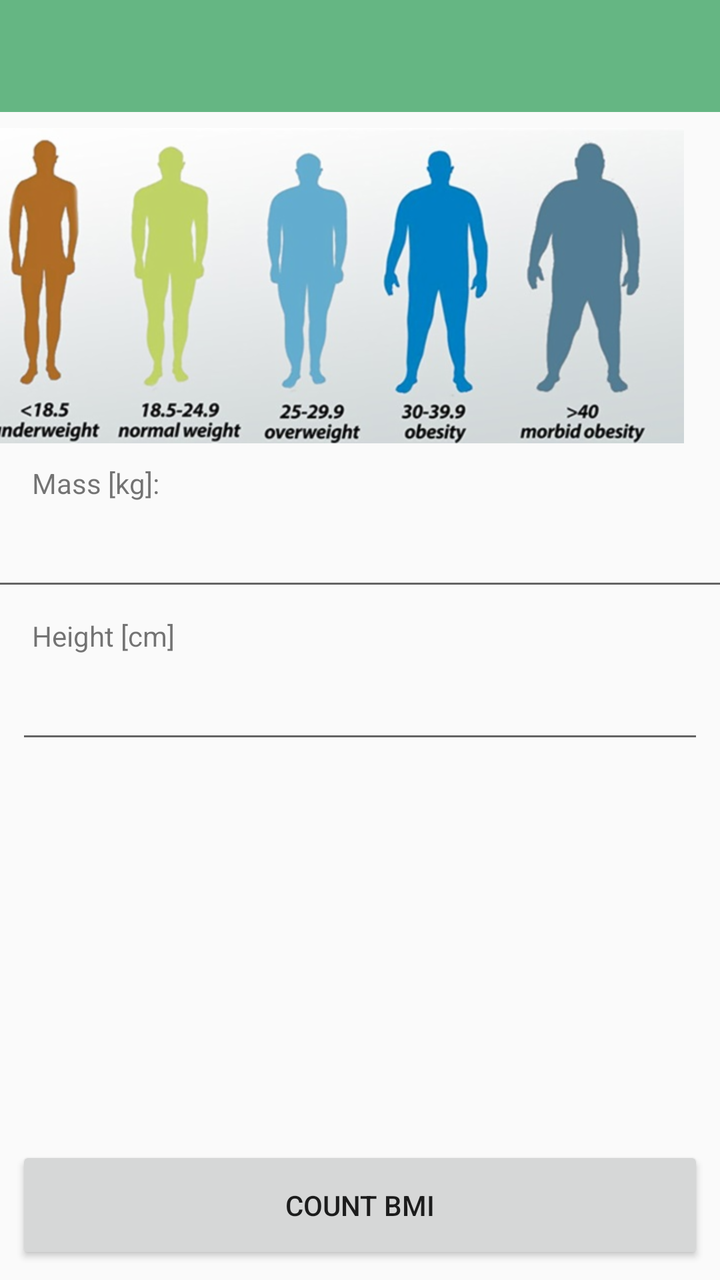
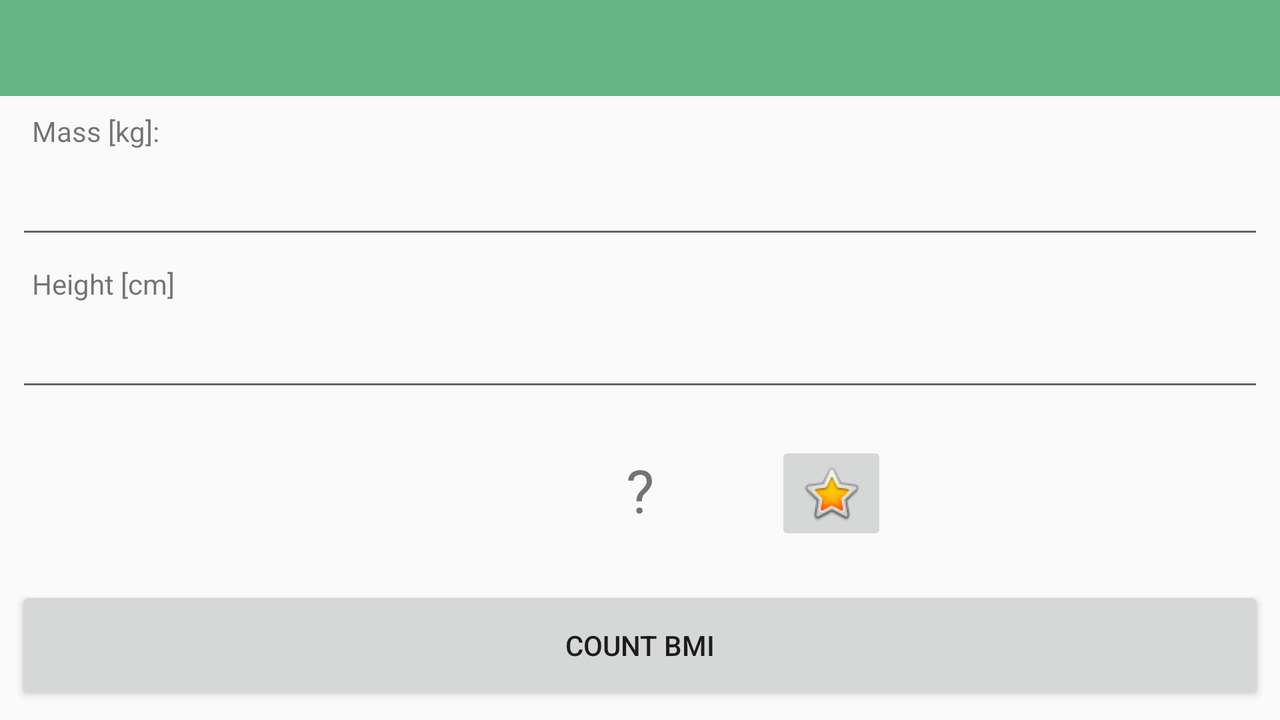

An Android layout and its configuration variant, each rendered on a device that would load it. The default file and the variant file are quoted in full after the pictures.
<!-- AndroidManifest.xml: application theme AppTheme -->
<!-- res/layout/main_layout.xml -->
<?xml version="1.0" encoding="utf-8"?>
<android.support.constraint.ConstraintLayout xmlns:android="http://schemas.android.com/apk/res/android"
                                             xmlns:app="http://schemas.android.com/apk/res-auto"
                                             xmlns:tools="http://schemas.android.com/tools"
                                             android:layout_width="match_parent"
                                             android:layout_height="match_parent">

    <include
            layout="@layout/my_toolbar"
            android:id="@+id/my_toolbar" tools:layout_editor_absoluteY="40dp" tools:layout_editor_absoluteX="0dp">

    </include>

    <ImageView
            android:layout_width="400dp"
            android:layout_height="wrap_content" app:srcCompat="@drawable/bmi"
            android:id="@+id/imageView2"
            app:layout_constraintStart_toStartOf="parent"
            android:layout_marginStart="8dp" app:layout_constraintEnd_toEndOf="parent" android:layout_marginEnd="8dp"
            app:layout_constraintHorizontal_bias="0.794" android:layout_marginTop="8dp"
            app:layout_constraintTop_toBottomOf="@+id/my_toolbar" android:layout_marginBottom="8dp"
            app:layout_constraintBottom_toTopOf="@+id/guideline" app:layout_constraintVertical_bias="0.0"/>
    <android.support.constraint.Guideline android:layout_width="wrap_content" android:layout_height="wrap_content"
                                          android:id="@+id/guideline"
                                          android:orientation="horizontal"
                                          app:layout_constraintGuide_percent="0.35"/>
    <TextView
            android:text="Mass [kg]:"
            android:layout_width="wrap_content"
            android:layout_height="wrap_content"
            android:id="@+id/massText" android:layout_marginTop="8dp"
            app:layout_constraintTop_toTopOf="@+id/guideline" app:layout_constraintEnd_toEndOf="parent"
            android:layout_marginEnd="16dp" app:layout_constraintStart_toStartOf="parent"
            app:layout_constraintHorizontal_bias="0.0" android:layout_marginStart="16dp"/>
    <EditText
            android:layout_width="395dp"
            android:layout_height="wrap_content"
            android:inputType="number"
            android:ems="10"
            android:id="@+id/massET"
            android:autofillHints="" android:layout_marginTop="8dp"
            app:layout_constraintTop_toBottomOf="@+id/massText" app:layout_constraintStart_toStartOf="parent"
            android:layout_marginStart="8dp" app:layout_constraintEnd_toEndOf="parent" android:layout_marginEnd="8dp"/>
    <TextView
            android:text="Height [cm]"
            android:layout_width="wrap_content"
            android:layout_height="wrap_content"
            android:id="@+id/heightText" android:layout_marginTop="8dp"
            app:layout_constraintTop_toBottomOf="@+id/massET" app:layout_constraintEnd_toEndOf="parent"
            android:layout_marginEnd="16dp" app:layout_constraintStart_toStartOf="parent"
            android:layout_marginStart="16dp" app:layout_constraintHorizontal_bias="0.0"
            android:textColorLink="@color/common_google_signin_btn_text_dark_focused"
            android:shadowColor="@color/colorAccent"/>
    <EditText
            android:layout_width="0dp"
            android:layout_height="wrap_content"
            android:inputType="number"
            android:ems="10"
            android:id="@+id/heightET" android:layout_marginTop="8dp"
            app:layout_constraintTop_toBottomOf="@+id/heightText" android:layout_marginEnd="8dp"
            app:layout_constraintEnd_toEndOf="parent" android:layout_marginStart="8dp"
            app:layout_constraintStart_toStartOf="parent"/>
    <Button
            android:text="Count BMI"
            android:layout_width="0dp"
            android:layout_height="59dp"
            android:id="@+id/countBT" app:layout_constraintEnd_toEndOf="parent" android:layout_marginEnd="8dp"
            app:layout_constraintStart_toStartOf="parent" android:layout_marginStart="8dp"
            android:layout_marginBottom="8dp" app:layout_constraintBottom_toBottomOf="parent"/>
    <TextView
            android:layout_width="121dp"
            android:layout_height="68dp"
            android:id="@+id/bmi_result" android:textSize="46sp"
            android:textAlignment="center"
            android:textStyle="bold" android:layout_marginTop="32dp"
            app:layout_constraintTop_toBottomOf="@+id/heightET"
            app:layout_constraintStart_toStartOf="parent"
            app:layout_constraintEnd_toEndOf="parent"/>
    <ImageButton
            android:layout_width="wrap_content"
            android:layout_height="wrap_content" app:srcCompat="@android:drawable/ic_media_play"
            android:id="@+id/infoButt"
            app:layout_constraintEnd_toEndOf="parent" android:layout_marginEnd="8dp"
            app:layout_constraintStart_toEndOf="@+id/bmi_result" android:layout_marginStart="8dp"
            app:layout_constraintHorizontal_bias="0.0" tools:srcCompat="@android:drawable/btn_star_big_on"
            app:layout_constraintBottom_toBottomOf="@+id/bmi_result" android:layout_marginTop="8dp"
            app:layout_constraintTop_toTopOf="@+id/bmi_result" android:visibility="invisible"/>
    <TextView
            android:layout_width="261dp"
            android:layout_height="53dp"
            android:id="@+id/bmi_text_result"
            android:layout_marginBottom="8dp"
            app:layout_constraintBottom_toTopOf="@+id/countBT" android:layout_marginTop="8dp"
            app:layout_constraintTop_toBottomOf="@+id/bmi_result" app:layout_constraintEnd_toEndOf="parent"
            android:layout_marginEnd="8dp" app:layout_constraintStart_toStartOf="parent"
            android:layout_marginStart="8dp" android:textAlignment="center" android:textSize="30sp"
            android:textStyle="bold"/>


</android.support.constraint.ConstraintLayout>
<!-- res/layout/my_toolbar.xml (included above) -->
<?xml version="1.0" encoding="utf-8"?>
<android.support.v7.widget.Toolbar
        xmlns:android="http://schemas.android.com/apk/res/android"
        xmlns:app="http://schemas.android.com/apk/res-auto"
        android:layout_width="match_parent"
        android:layout_height="wrap_content"
        android:background="@color/colorPrimary"
        style="@style/CustomToolBarStyle"
        app:popupTheme="@style/CustomPopupStyle"


>

</android.support.v7.widget.Toolbar>
<!-- resources referenced by this layout -->
<resources>
  <color name="colorAccent">#7ED3A4</color>
  <color name="colorPrimary">#65B683</color>
  <!-- drawable bmi: png bitmap (drawable-hdpi, 134505 bytes) -->
  <style name="CustomPopupStyle" parent="Theme.AppCompat.Light.NoActionBar">
          <item name="android:background">@color/colorAccent</item>
          <item name="overlapAnchor">false</item>
          <item name="android:dropDownVerticalOffset">-4dp</item>
      </style>
  <style name="CustomToolBarStyle" parent="Theme.AppCompat.Light.NoActionBar">
          <item name="android:backgroundTint">@color/colorPrimary</item>
      </style>
  <style name="AppTheme" parent="Theme.AppCompat.Light.NoActionBar">
          <item name="colorPrimary">@color/colorPrimary</item>
          <item name="colorPrimaryDark">@color/colorPrimaryDark</item>
          <item name="colorAccent">@color/colorAccent</item>
          
          
      </style>
  <color name="colorPrimaryDark">#B465B683</color>
</resources>
<!-- res/layout-land/main_layout.xml (the repository's variant of the layout above) -->
<!-- drawn on the phone turned sideways -->
<?xml version="1.0" encoding="utf-8"?>
<android.support.constraint.ConstraintLayout xmlns:android="http://schemas.android.com/apk/res/android"
                                             xmlns:app="http://schemas.android.com/apk/res-auto"
                                             xmlns:tools="http://schemas.android.com/tools"
                                             android:layout_width="match_parent"
                                             android:layout_height="match_parent">

    <include
            layout="@layout/my_toolbar"
            android:id="@+id/my_toolbar" tools:layout_editor_absoluteY="40dp" tools:layout_editor_absoluteX="0dp">

    </include>

    <TextView
            android:text="Mass [kg]:"
            android:layout_width="wrap_content"
            android:layout_height="wrap_content"
            android:id="@+id/massText"
            app:layout_constraintEnd_toEndOf="parent"
            android:layout_marginEnd="16dp" app:layout_constraintStart_toStartOf="parent"
            app:layout_constraintHorizontal_bias="0.0" android:layout_marginStart="16dp"
            android:layout_marginTop="8dp" app:layout_constraintTop_toBottomOf="@+id/my_toolbar"/>
    <EditText
            android:layout_width="0dp"
            android:layout_height="wrap_content"
            android:inputType="number"
            android:ems="10"
            android:id="@+id/massET"
            android:autofillHints="" android:layout_marginTop="8dp"
            app:layout_constraintTop_toBottomOf="@+id/massText" android:layout_marginEnd="8dp"
            app:layout_constraintEnd_toEndOf="parent" android:layout_marginStart="8dp"
            app:layout_constraintStart_toStartOf="parent"/>
    <TextView
            android:text="Height [cm]"
            android:layout_width="wrap_content"
            android:layout_height="wrap_content"
            android:id="@+id/heightText" android:layout_marginTop="8dp"
            app:layout_constraintTop_toBottomOf="@+id/massET" app:layout_constraintEnd_toEndOf="parent"
            android:layout_marginEnd="16dp" app:layout_constraintStart_toStartOf="parent"
            android:layout_marginStart="16dp" app:layout_constraintHorizontal_bias="0.0"
            android:textColorLink="@color/common_google_signin_btn_text_dark_focused"
            android:shadowColor="@color/colorAccent"/>
    <EditText
            android:layout_width="0dp"
            android:layout_height="wrap_content"
            android:inputType="number"
            android:ems="10"
            android:id="@+id/heightET" android:layout_marginTop="8dp"
            app:layout_constraintTop_toBottomOf="@+id/heightText" android:layout_marginEnd="8dp"
            app:layout_constraintEnd_toEndOf="parent" android:layout_marginStart="8dp"
            app:layout_constraintStart_toStartOf="parent"/>
    <Button
            android:text="Count BMI"
            android:layout_width="0dp"
            android:layout_height="59dp"
            android:id="@+id/countBT" app:layout_constraintEnd_toEndOf="parent" android:layout_marginEnd="8dp"
            app:layout_constraintStart_toStartOf="parent" android:layout_marginStart="8dp"
            android:layout_marginBottom="8dp" app:layout_constraintBottom_toBottomOf="parent"/>
    <TextView
            android:text="?"
            android:layout_width="119dp"
            android:layout_height="36dp"
            android:id="@+id/bmi_result" android:textSize="30sp"
            app:layout_constraintStart_toStartOf="parent"
            android:layout_marginStart="8dp" android:layout_marginTop="24dp"
            app:layout_constraintTop_toBottomOf="@+id/heightET"
            android:textAlignment="center"
            android:layout_marginEnd="8dp" app:layout_constraintEnd_toEndOf="parent"
    />
    <ImageButton
            android:layout_width="wrap_content"
            android:layout_height="wrap_content" app:srcCompat="@android:drawable/ic_media_play"
            android:id="@+id/infoButt"
            app:layout_constraintEnd_toEndOf="parent" android:layout_marginEnd="8dp"
            app:layout_constraintStart_toEndOf="@+id/bmi_result" android:layout_marginStart="8dp"
            app:layout_constraintHorizontal_bias="0.0" tools:srcCompat="@android:drawable/btn_star_big_on"
            app:layout_constraintBottom_toBottomOf="@+id/bmi_result" android:layout_marginTop="8dp"
            app:layout_constraintTop_toTopOf="@+id/bmi_result"/>
    <TextView
            android:layout_width="259dp"
            android:layout_height="36dp"
            android:id="@+id/bmi_text_result"
            android:layout_marginBottom="8dp"
            app:layout_constraintBottom_toTopOf="@+id/countBT" android:layout_marginTop="8dp"
            app:layout_constraintTop_toBottomOf="@+id/bmi_result" app:layout_constraintEnd_toEndOf="parent"
            android:layout_marginEnd="8dp" app:layout_constraintStart_toStartOf="parent"
            android:layout_marginStart="8dp" android:textAlignment="center" android:textSize="30sp"/>


</android.support.constraint.ConstraintLayout>
<!-- resources referenced by the variant -->
<!-- as the phone turned sideways resolves them -->
<resources>
  <color name="colorAccent">#7ED3A4</color>
  <color name="colorPrimary">#65B683</color>
  <style name="CustomPopupStyle" parent="Theme.AppCompat.Light.NoActionBar">
          <item name="android:background">@color/colorAccent</item>
          <item name="overlapAnchor">false</item>
          <item name="android:dropDownVerticalOffset">-4dp</item>
      </style>
  <style name="CustomToolBarStyle" parent="Theme.AppCompat.Light.NoActionBar">
          <item name="android:backgroundTint">@color/colorPrimary</item>
      </style>
  <style name="AppTheme" parent="Theme.AppCompat.Light.NoActionBar">
          <item name="colorPrimary">@color/colorPrimary</item>
          <item name="colorPrimaryDark">@color/colorPrimaryDark</item>
          <item name="colorAccent">@color/colorAccent</item>
          
          
      </style>
  <color name="colorPrimaryDark">#B465B683</color>
</resources>
